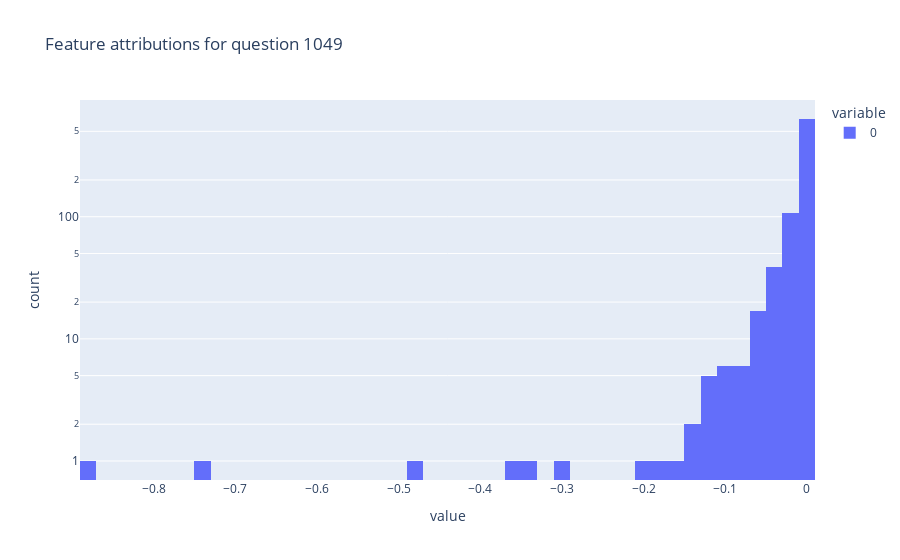

Notebook code cell kept with this figure:
### Code cell
# # select those less than zero
# neg_feature_attributions = feature_attributions[feature_attributions < 0]
# px.histogram(neg_feature_attributions.flatten().numpy(), nbins=50, title="Feature attributions for question 1049", log_y=True)

### Figure 1 — Plotly figure (JSON) as saved in the notebook; plotly's stock layout.template omitted (floating-point values rounded to 4 significant figures; data arrays with more than 128 entries replaced by an {"elided": "..."} marker saying what was removed)
{"data": [{"alignmentgroup": "True", "bingroup": "x", "hovertemplate": "variable=0<br>value=%{x}<br>count=%{y}<extra></extra>", "legendgroup": "0", "marker": {"color": "#636efa", "pattern": {"shape": ""}}, "name": "0", "nbinsx": 50, "offsetgroup": "0", "orientation": "v", "showlegend": true, "type": "histogram", "x": {"elided": "822 float values"}, "xaxis": "x", "yaxis": "y"}], "layout": {"barmode": "relative", "legend": {"title": {"text": "variable"}, "tracegroupgap": 0}, "title": {"text": "Feature attributions for question 1049"}, "xaxis": {"anchor": "y", "domain": [0, 1], "title": {"text": "value"}}, "yaxis": {"anchor": "x", "domain": [0, 1], "title": {"text": "count"}, "type": "log"}}}
